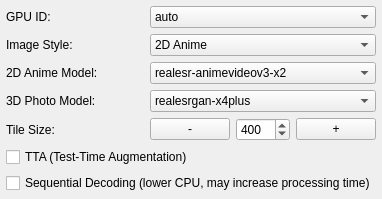
               <widget class="QWidget" name="tab_RealESRGAN">
                <attribute name="title">
                 <string notr="true">Real-ESRGAN</string>
                </attribute>
                <attribute name="toolTip">
                 <string>Real-ESRGAN-NCNN-Vulkan:
- High-quality super-resolution engine.
- Supports 2D Anime and 3D Real-life styles.
- Multiple models available for different use cases.
- W2xEX custom models included.</string>
                </attribute>
                <layout class="QGridLayout" name="gridLayout_RealESRGAN">
                 <property name="leftMargin"><number>6</number></property>
                 <property name="topMargin"><number>6</number></property>
                 <property name="rightMargin"><number>6</number></property>
                 <property name="bottomMargin"><number>6</number></property>
                 <item row="0" column="0">
                  <widget class="QLabel" name="label_RealESRGAN_GPU">
                   <property name="text"><string>GPU ID:</string></property>
                  </widget>
                 </item>
                 <item row="0" column="1">
                  <widget class="QComboBox" name="comboBox_GPUID_RealESRGAN">
                   <property name="toolTip"><string>Select GPU for Real-ESRGAN engine.</string></property>
                   <item><property name="text"><string notr="true">auto</string></property></item>
                  </widget>
                 </item>
                 <item row="1" column="0">
                  <widget class="QLabel" name="label_RealESRGAN_Style">
                   <property name="text"><string>Image Style:</string></property>
                  </widget>
                 </item>
                 <item row="1" column="1">
                  <widget class="QComboBox" name="comboBox_ImageStyle_RealESRGAN">
                   <property name="toolTip"><string>Select 2D Anime or 3D Real-life models.</string></property>
                   <item><property name="text"><string>2D Anime</string></property></item>
                   <item><property name="text"><string>3D Real-life</string></property></item>
                  </widget>
                 </item>
                 <item row="2" column="0">
                  <widget class="QLabel" name="label_RealESRGAN_2DModel">
                   <property name="text"><string>2D Anime Model:</string></property>
                  </widget>
                 </item>
                  <item row="2" column="1">
                   <widget class="QComboBox" name="comboBox_Model_2D_RealESRGAN">
                    <property name="toolTip"><string>Select model for anime upscaling.</string></property>
                    <item><property name="text"><string notr="true">realesr-animevideov3-x2</string></property></item>
                    <item><property name="text"><string notr="true">realesr-animevideov3-x3</string></property></item>
                    <item><property name="text"><string notr="true">realesr-animevideov3-x4</string></property></item>
                    <item><property name="text"><string notr="true">realesrgan-x4plus-anime</string></property></item>
                    <item><property name="text"><string notr="true">RealESRGANv2-animevideo-xsx2</string></property></item>
                    <item><property name="text"><string notr="true">RealESRGANv2-animevideo-xsx4</string></property></item>
                   </widget>
                 </item>
                 <item row="3" column="0">
                  <widget class="QLabel" name="label_RealESRGAN_3DModel">
                   <property name="text"><string>3D Photo Model:</string></property>
                  </widget>
                 </item>
                  <item row="3" column="1">
                   <widget class="QComboBox" name="comboBox_Model_3D_RealESRGAN">
                    <property name="toolTip"><string>Select model for photo upscaling.</string></property>
                    <item><property name="text"><string notr="true">realesrgan-x4plus</string></property></item>
                    <item><property name="text"><string notr="true">realesr-general-x4v3</string></property></item>
                    <item><property name="text"><string notr="true">realesr-general-wdn-x4v3</string></property></item>
                  </widget>
                 </item>
                 <item row="4" column="0">
                  <widget class="QLabel" name="label_RealESRGAN_TileSize">
                   <property name="text"><string>Tile Size:</string></property>
                  </widget>
                 </item>
                 <item row="4" column="1">
                  <layout class="QHBoxLayout">
                   <item><widget class="QPushButton" name="pushButton_TileSize_Minus_RealESRGAN"><property name="text"><string>-</string></property></widget></item>
                   <item><widget class="QSpinBox" name="spinBox_TileSize_RealESRGAN"><property name="minimum"><number>32</number></property><property name="maximum"><number>4096</number></property><property name="value"><number>400</number></property></widget></item>
                   <item><widget class="QPushButton" name="pushButton_TileSize_Add_RealESRGAN"><property name="text"><string>+</string></property></widget></item>
                  </layout>
                 </item>
                 <item row="5" column="0" colspan="2">
                  <widget class="QCheckBox" name="checkBox_TTA_RealESRGAN">
                   <property name="text"><string>TTA (Test-Time Augmentation)</string></property>
                  </widget>
                 </item>
                 <item row="6" column="0" colspan="2">
                  <widget class="QCheckBox" name="checkBox_SequentialDecode_RealESRGAN">
                   <property name="text"><string>Sequential Decoding (lower CPU, may increase processing time)</string></property>
                  </widget>
                 </item>
                </layout>
               </widget>
